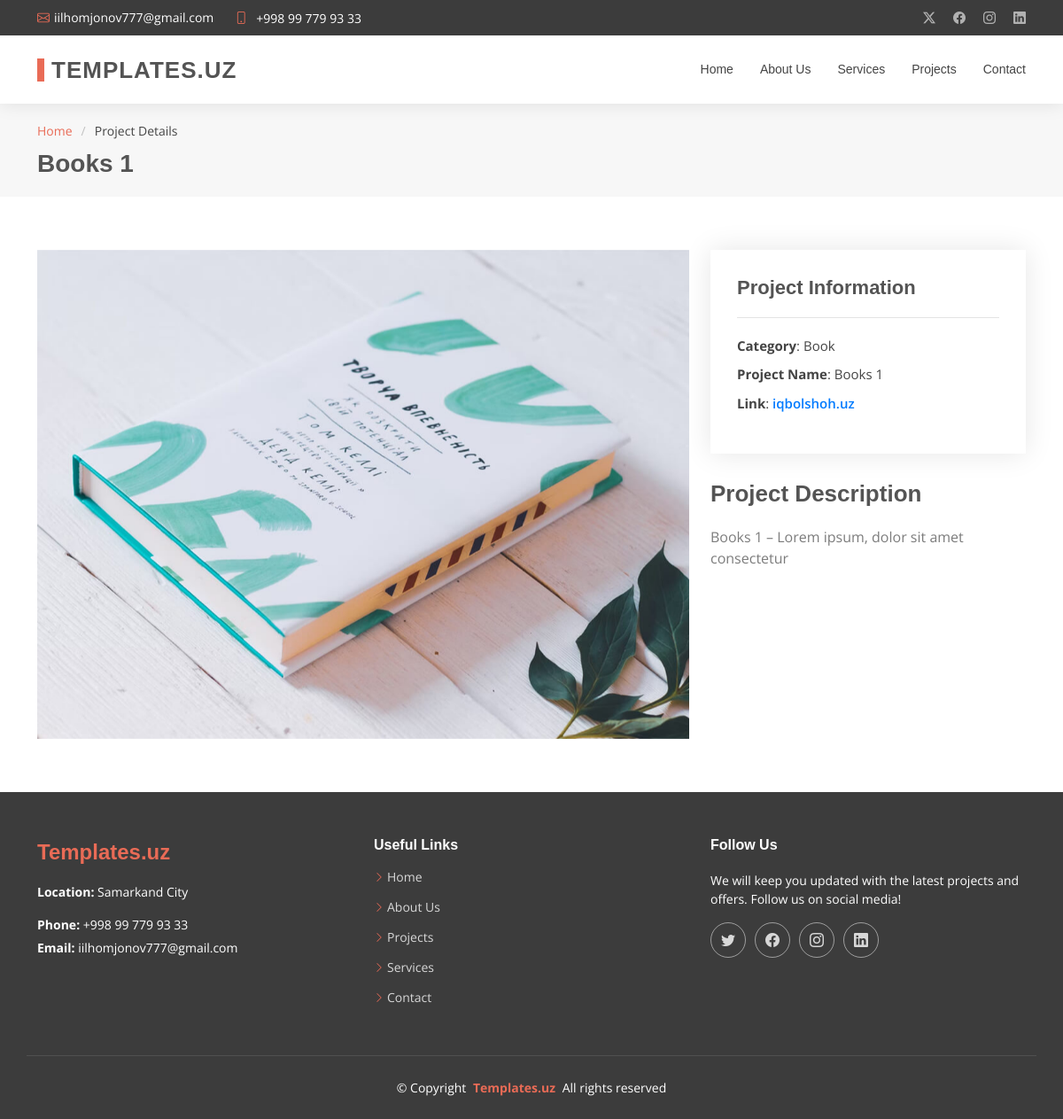
Page /project_details.php?id=4 on the committed database.
### tables this page shows
CREATE TABLE contact_box (
    id INT AUTO_INCREMENT PRIMARY KEY,
    lang_id INT,
    FOREIGN KEY (lang_id) REFERENCES languages(id),
    title VARCHAR(255),
    value VARCHAR(255),
    icon VARCHAR(255)
);

CREATE TABLE projects (
    id INT AUTO_INCREMENT PRIMARY KEY,
    lang_id INT,
    FOREIGN KEY (lang_id) REFERENCES languages(id),
    category_id INT,
    project_name VARCHAR(255) NOT NULL,
    link VARCHAR(255) NOT NULL,
    description TEXT,
    FOREIGN KEY (category_id) REFERENCES category(id) ON DELETE CASCADE
);

CREATE TABLE category (
    id INT AUTO_INCREMENT PRIMARY KEY,
    category_name VARCHAR(255) NOT NULL
);

### config.php (called while the page is built, shortened)
<?php
class Database
{
    private $conn;
    public function __construct()
    {
        $this->conn = new mysqli(DB_SERVER, DB_USERNAME, DB_PASSWORD, DB_NAME);
    }
    public function executeQuery($sql, $params = [], $types = "")
    {
        $result = $this->conn->prepare($sql);
        if ($params) {
            $result->bind_param($types, ...$params);
        }
        if (!$result->execute()) {
            return "Execution error: " . $result->error;
        }
        return $result;
    }
    public function select($table, $columns = "*", $condition = "", $params = [], $types = "")
    {
        $sql = "SELECT $columns FROM $table" . ($condition ? " WHERE $condition" : "");
        $result = $this->executeQuery($sql, $params, $types);
        return $result->get_result()->fetch_all(MYSQLI_ASSOC);
    }
}

### project_details.php (the view, shortened to what this page needs)
<?php
include './config.php';
$query = new Database();
$id = $_GET['id'] ?? 1;
$project = $query->select('projects', '*', 'id = ?', [$id], 'i');
if ($project) {
  $project = $project[0];
  $category = $query->select('category', '*', 'id = ?', [$project['category_id']], 'i')[0]['category_name'] ?? 'Unknown';
  $project_images = $query->select('project_images', '*', 'project_id = ?', [$id], 'i');
  $project_images = !empty($project_images) ? array_column($project_images, 'image_url') : [];
  $title = $project['project_name'] ?? 'Project Details';
  $description = $project['description'] ?? 'Discover our latest project.';
  $project_link = $project['link'] ?? '#';
} else {
  include '404.php';
  exit;
}
?>
<!DOCTYPE html>
<html lang="en">
<head>
  <link href="assets/vendor/bootstrap/css/bootstrap.min.css" rel="stylesheet">
  <link href="assets/vendor/bootstrap-icons/bootstrap-icons.css" rel="stylesheet">
  <link href="assets/vendor/aos/aos.css" rel="stylesheet">
  <link href="assets/vendor/swiper/swiper-bundle.min.css" rel="stylesheet">
  <link href="assets/vendor/glightbox/css/glightbox.min.css" rel="stylesheet">
  <link href="assets/css/main.css" rel="stylesheet">
</head>
<body class="portfolio-details-page">
  <?php include 'includes/header.php'; ?>
  <main class="main">
    <div class="page-title" data-aos="fade">
      <div class="container">
        <nav class="breadcrumbs">
          <ol>
            <li><a href="./">Home</a></li>
            <li class="current">Project Details</li>
          </ol>
        </nav>
        <h1><?= htmlspecialchars($title) ?></h1>
      </div>
    </div>
    <section id="portfolio-details" class="portfolio-details section">
      <div class="container" data-aos="fade-up" data-aos-delay="100">
        <div class="row gy-4">
            <div class="col-lg-8">
              <div class="portfolio-details-slider swiper init-swiper">
                <div class="swiper-wrapper align-items-center">
                  <?php foreach ($project_images as $image): ?>
                    <div class="swiper-slide">
                      <img src="<?= htmlspecialchars("assets/img/projects/" . $image) ?>" alt="Project Image">
                    </div>
                  <?php endforeach; ?>
                </div>
              </div>
            </div>
            <div class="col-lg-4">
              <div class="portfolio-info" data-aos="fade-up" data-aos-delay="200">
                <h3>Project Information</h3>
                <ul>
                  <li><strong>Category</strong>: <?= htmlspecialchars($category) ?></li>
                  <li><strong>Project Name</strong>: <?= htmlspecialchars($title) ?></li>
                  <li>
                    <strong>Link</strong>:
                    <a href="<?= htmlspecialchars($project_link) ?>" style="color: #007BFF; font-weight: 600;"
                      target="_blank">
                      <?= htmlspecialchars(str_replace(['https://', 'http://', 'www.'], '', $project_link)) ?>
                    </a>
                  </li>
                </ul>
              </div>
              <div class="portfolio-description" data-aos="fade-up" data-aos-delay="300">
                <h2>Project Description</h2>
                <p><?= htmlspecialchars($title) ?> – <?= htmlspecialchars($description) ?></p>
              </div>
            </div>
        </div>
      </div>
    </section>
  </main>
  <?php include 'includes/footer.php'; ?>
</body>
</html>

### includes/header.php (shortened to what this page needs)
<?php $contact_boxData = $query->select('contact_box'); ?>
<?php $contactData = $query->select('contact'); ?>
<header id="header" class="header sticky-top">
    <div class="topbar d-flex align-items-center dark-background">
        <div class="container d-flex justify-content-center justify-content-md-between">
            <div class="contact-info d-flex align-items-center">
                <i class="bi bi-envelope d-flex align-items-center">
                    <a href="mailto:<?php echo  $contact_boxData[2]['value']; ?>">
                        <?php echo  $contact_boxData[2]['value']; ?>
                    </a>
                </i>
                <i class="bi bi-phone d-flex align-items-center ms-4">
                    <span>
                        <a href="tel:<?php echo trim($contact_boxData[2]['value']); ?>">
                            <?php echo $contact_boxData[1]['value']; ?>
                        </a>
                    </span>
                </i>
            </div>
            <div class="social-links d-none d-md-flex align-items-center">
                <a href="https://twitter.com/<?php echo  $contactData[0]['twitter']; ?>" class="twitter"><i class="bi bi-twitter-x"></i></a>
                <a href="https://facebook.com/<?php echo  $contactData[0]['facebook']; ?>" class="facebook"><i class="bi bi-facebook"></i></a>
                <a href="https://instagram.com/<?php echo  $contactData[0]['instagram']; ?>" class="instagram"><i class="bi bi-instagram"></i></a>
                <a href="https://linkedin.com/in/<?php echo  $contactData[0]['linkedin']; ?>" class="linkedin"><i class="bi bi-linkedin"></i></a>
            </div>
        </div>
    </div>
    <div class="branding">
        <div class="container position-relative d-flex align-items-center justify-content-between">
            <a href="./" class="logo d-flex align-items-center">
                <h1 class="sitename">Templates.uz<br></h1>
            </a>
            <?php $current_page = basename($_SERVER['PHP_SELF']); ?>
            <nav id="navmenu" class="navmenu">
                <ul>
                    <li><a href="./" class="<?= ($current_page == 'index.php') ? 'active' : ''; ?>">Home</a></li>
                    <li><a href="about.php" class="<?= ($current_page == 'about.php') ? 'active' : ''; ?>">About Us</a></li>
                    <li><a href="services.php" class="<?= ($current_page == 'services.php') ? 'active' : ''; ?>">Services</a></li>
                    <li><a href="projects.php" class="<?= ($current_page == 'projects.php') ? 'active' : ''; ?>">Projects</a></li>
                    <li><a href="contact.php" class="<?= ($current_page == 'contact.php') ? 'active' : ''; ?>">Contact</a></li>
                </ul>
            </nav>
        </div>
    </div>
</header>

### includes/footer.php (shortened to what this page needs)
<footer id="footer" class="footer position-relative dark-background">
    <div class="container footer-top">
        <div class="row gy-4">
            <div class="col-lg-4 col-md-6 col-sm-12 footer-about mb-4">
                <a href="./" class="d-flex align-items-center">
                    <span class="sitename">Templates.uz</span>
                </a>
                <div class="footer-contact pt-3">
                    <p><strong>Location:</strong> <?php echo  $contact_boxData[0]['value']; ?></p>
                    <p class="mt-3"><strong>Phone:</strong> <span onclick="window.location.href='tel:<?php echo trim($contact_boxData[2]['value']); ?>'"><?php echo $contact_boxData[1]['value']; ?></span></p>
                    <p><strong>Email:</strong> <span onclick="window.location.href='mailto:<?php echo $contact_boxData[2]['value']; ?>'"><?php echo  $contact_boxData[2]['value']; ?></span></p>
                </div>
            </div>
            <div class="col-lg-4 col-md-6 col-sm-12 footer-links mb-4">
                <h4>Useful Links</h4>
                <ul>
                    <li><i class="bi bi-chevron-right"></i> <a href="./">Home</a></li>
                    <li><i class="bi bi-chevron-right"></i> <a href="about.php">About Us</a></li>
                    <li><i class="bi bi-chevron-right"></i> <a href="projects.php">Projects</a></li>
                    <li><i class="bi bi-chevron-right"></i> <a href="services.php">Services</a></li>
                    <li><i class="bi bi-chevron-right"></i> <a href="contact.php">Contact</a></li>
                </ul>
            </div>
            <div class="col-lg-4 col-md-12 footer-follow mb-4">
                <h4>Follow Us</h4>
                <p>We will keep you updated with the latest projects and offers. Follow us on social media!</p>
                <div class="social-links d-flex">
                    <a href="https://twitter.com/<?php echo  $contactData[0]['twitter']; ?>" target="_blank"><i class="bi bi-twitter"></i></a>
                    <a href="https://facebook.com/<?php echo  $contactData[0]['facebook']; ?>" target="_blank"><i class="bi bi-facebook"></i></a>
                    <a href="https://instagram.com/<?php echo  $contactData[0]['instagram']; ?>" target="_blank"><i class="bi bi-instagram"></i></a>
                    <a href="https://linkedin.com/in/<?php echo  $contactData[0]['linkedin']; ?>" target="_blank"><i class="bi bi-linkedin"></i></a>
                </div>
            </div>
        </div>
    </div>
    <div class="container copyright text-center mt-4">
        <p>© <span>Copyright</span> <strong class="px-1 sitename"><a href="https://templates.uz/">Templates.uz</a> </strong> <span>All rights reserved</span></p>
    </div>
</footer>

### includes/footer.php (style rules this page uses)
footer .sitename { color: var(--accent-color); }

### rows in the picture
contact_box: value "iilhomjonov777@gmail.com"
contact_box: value "+998 99 779 93 33"
projects: project_name "Books 1", category.category_name "Book", link "iqbolshoh.uz", description "Lorem ipsum, dolor sit amet consectetur"
contact_box: value "Samarkand City"
